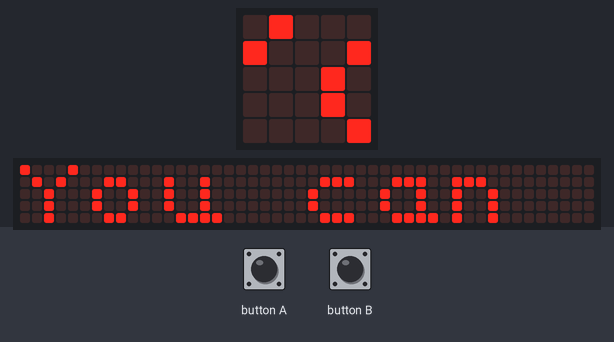
Simulated run of this program. Board: BBC micro:bit (MakeCode). Shown: the board's 5×5 LED display, a strip that is not on the board, showing the scrolling text unrolled. Inputs (shaded band) come from the test bench. The 48×5 strip is a reading aid, not a part: it shows the text the display is scrolling, unrolled, one strip-width of it at a time.

Above: at 1.27 s.
1.3 s: button B pressed for 0.15 s
At 1.57 s:
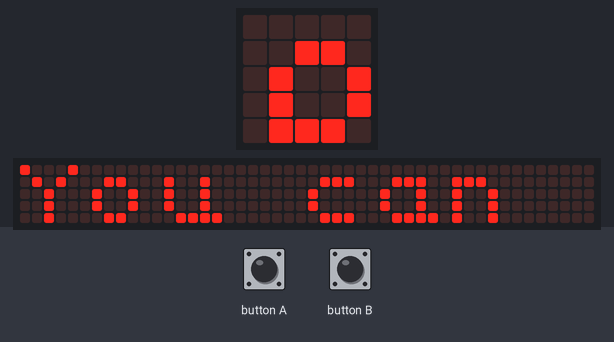
2.0 s: button A pressed for 0.15 s
At 2.2 s:
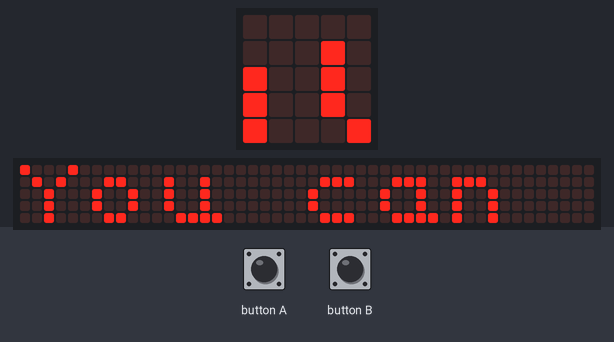
2.7 s: button B pressed 5 times (0.12 s each, 0.3 s apart)
At 3.22 s:
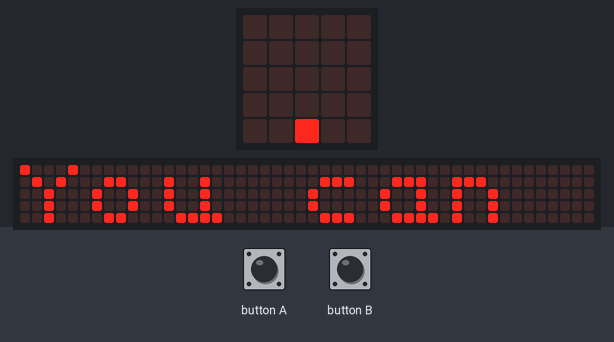
5.7 s: button A pressed for 0.15 s
At 5.92 s:
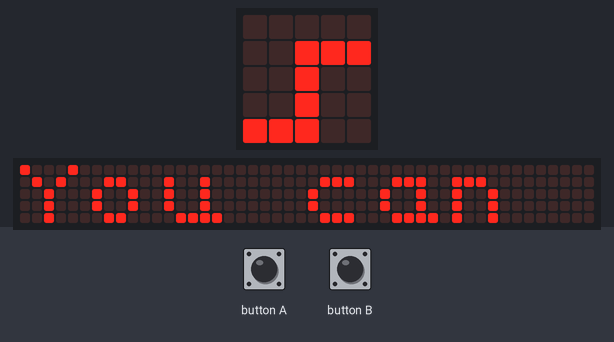
6.4 s: button B pressed for 0.15 s
At 6.67 s:
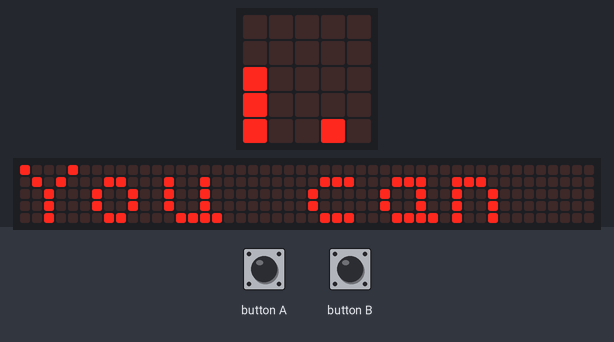
7.1 s: button A pressed for 0.15 s
At 7.42 s:
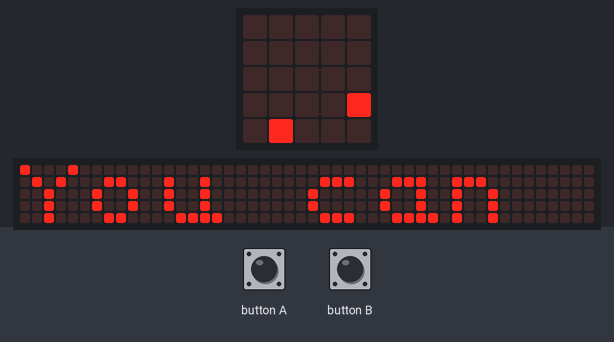
Timing chart, 0 to 10.1 s (numbered marks = the images above; inputs shaded):
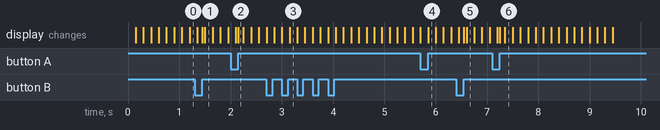

Measured:
- after the input at 1.3 s, the display: first differs from a run without the input after 0.15 s (image 1 shows a later state)
- after the input at 2.0 s, the display: first differs from a run without the input after 0.15 s (image 2)
- after the input at 2.7 s, the display: first differs from a run without the input after 0.45 s (image 3)
- after the input at 5.7 s, the display: first differs from a run without the input after 0.15 s (image 4)
- after the input at 6.4 s, the display: first differs from a run without the input after 0.15 s (image 5 shows a later state)
- after the input at 7.1 s, the display: first differs from a run without the input after 0.15 s (image 6 shows a later state)

The program:

main.ts
```typescript
let bar_x = 0
let score = 0
let interval = 0
let interval_step = 0
let ball_x = 0
let ball_y = 0
let ball_dx = 0
let ball_dy = 0
let in_game = false
input.onButtonPressed(Button.A, function () {
    if (bar_x > 0) {
        led.unplot(bar_x + 1, 4)
        bar_x = bar_x - 1
        led.plot(bar_x, 4)
    }
})
input.onButtonPressed(Button.B, function () {
    if (bar_x < 3) {
        led.unplot(bar_x, 4)
        bar_x = bar_x + 1
        led.plot(bar_x + 1, 4)
    }
})
basic.forever(function () {
    score = 0
    interval = 500
    interval_step = 10
    ball_x = 3
    ball_y = 4
    ball_dx = -1
    ball_dy = -1
    bar_x = 0
    basic.showString("You can do it!")
    led.plot(ball_x, ball_y)
    led.plot(bar_x, 4)
    led.plot(bar_x + 1, 4)
    in_game = true
    while (in_game) {
        if (ball_x + ball_dx > 4) {
            ball_dx = ball_dx * -1
        } else if (ball_x + ball_dx < 0) {
            ball_dx = ball_dx * -1
        }
        if (ball_y + ball_dy < 0) {
            ball_dy = ball_dy * -1
        } else if (ball_y + ball_dy > 3) {
            if (led.point(ball_x + ball_dx, ball_y + ball_dy)) {
                ball_dy = ball_dy * -1
                score = score + 1
                if (interval - interval_step >= 0) {
                    interval = interval - interval_step
                }
            } else {
                in_game = false
            }
        }
        if (in_game) {
            led.plot(ball_x + ball_dx, ball_y + ball_dy)
            led.unplot(ball_x, ball_y)
            ball_x = ball_x + ball_dx
            ball_y = ball_y + ball_dy
            basic.pause(interval)
        } else {
            game.setScore(score)
            game.gameOver()
        }
    }
})
```

test.ts
```typescript
// test ender her, dette bliver ikke kompileret, når denne pakke bruges som en udvidelse.
```
